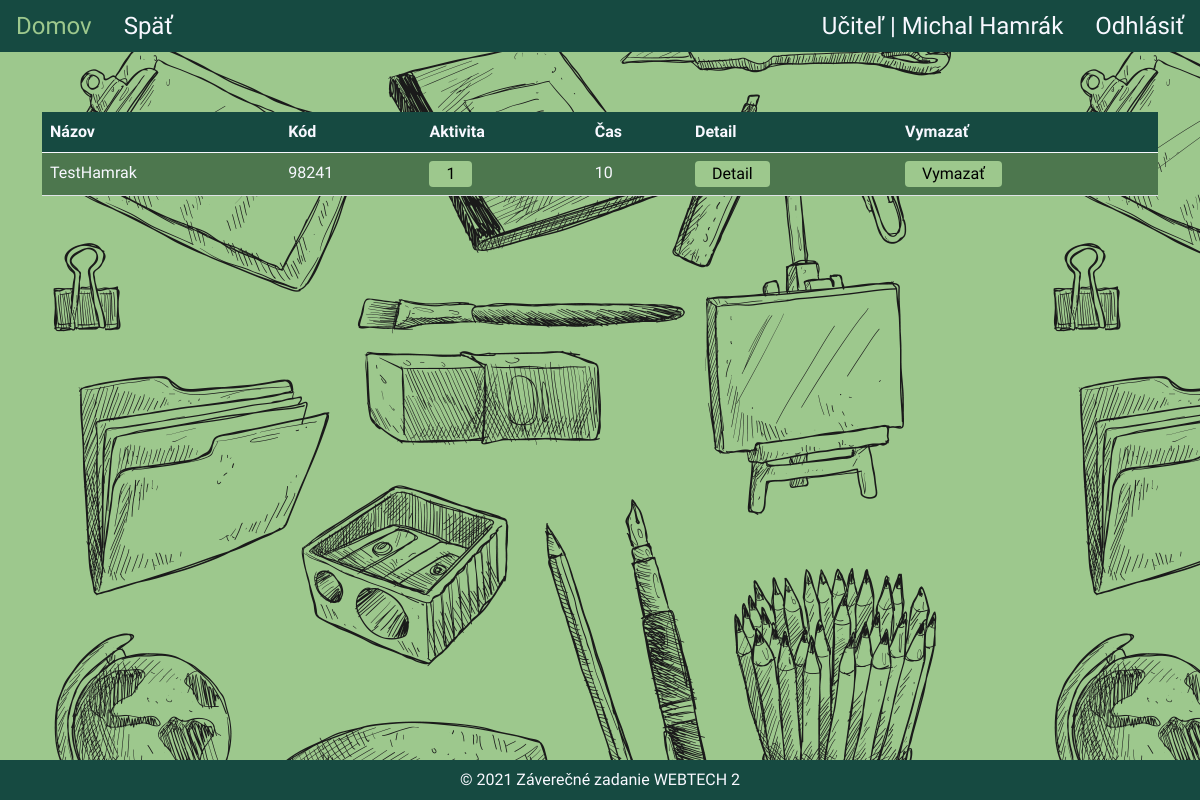
The app's page /tests.php (signed in), older data.
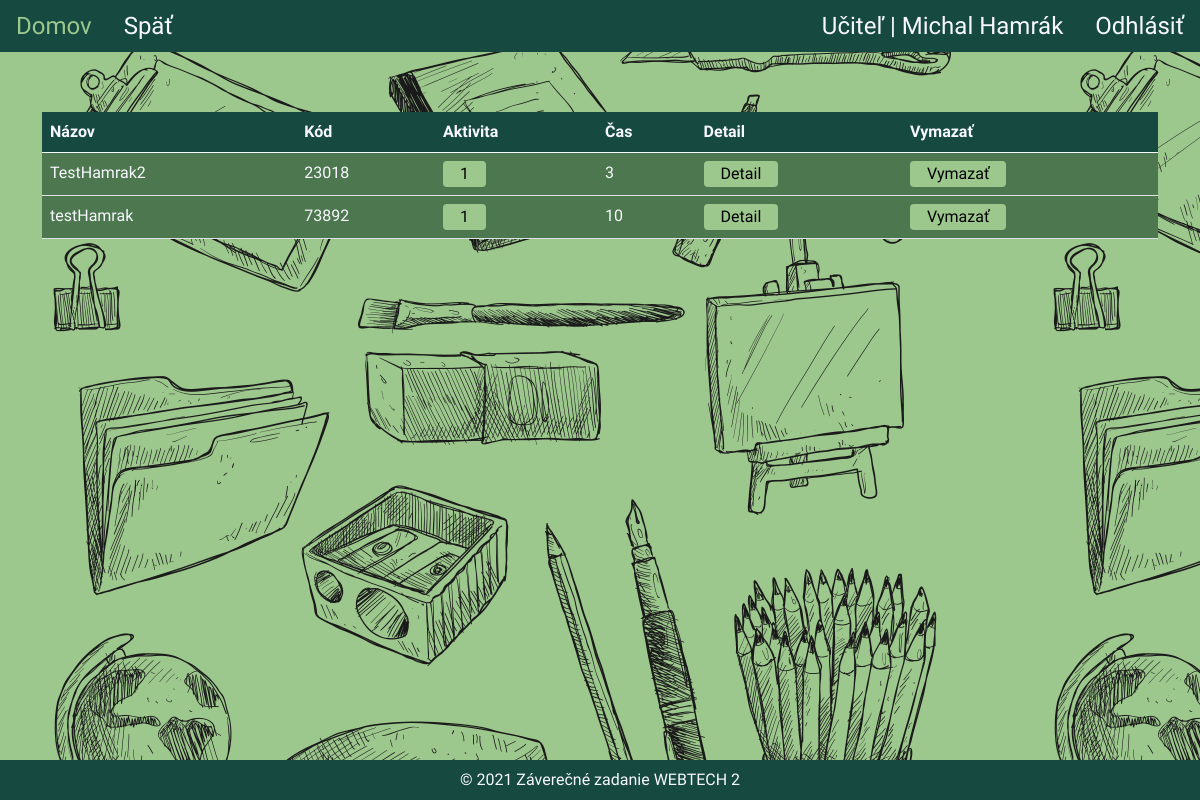
The same page, newer data.
### tables this page shows
CREATE TABLE `tests` (
  `id` int UNSIGNED NOT NULL,
  `name` varchar(128) NOT NULL,
  `code` int NOT NULL,
  `question_id` varchar(512) DEFAULT NULL,
  `is_active` tinyint(1) DEFAULT NULL,
  `time_limit` int NOT NULL,
  `teacher_id` int NOT NULL
);

### tests.php (the view, shortened to what this page needs)
<?php
require_once "partials/header.php";
$conn = (new Database())->createConnection();
$stmt = $conn->prepare("select * from tests where teacher_id = :teacher_id");
$stmt->bindParam(':teacher_id', $_SESSION['teacher_id']);
$stmt->execute();
$rs = $stmt->fetchAll();
echo getHead('Testy');
echo getHeaderTeacher($_SESSION['name'], $_SESSION['surname'], $_SESSION["loginType"]);?>
<div class="container">
    <div class="row">
        <div class="col-md-12 table-responsive">
            <table class="table" id="tableTest">
                <thead>
                <tr>
                    <td>Názov</td>
                    <td>Kód</td>
                    <td>Aktivita</td>
                    <td>Čas</td>
                    <td>Detail</td>
                    <td>Vymazať</td>
                </tr>
                </thead>
                <tbody>
                <?php
                foreach ($rs as $row) { ?>
                    <tr id="<?php echo $row['code']; ?>">
                        <td><?php echo $row['name']; ?></td>
                        <td class="row-data"><?php echo $row['code']; ?></td>
                        <td>
                            <input class="btn btn-login row-data btn-table <?php echo $row['is_active'] == 1 ? 'is-active' : 'is-inactive' ?>"
                                   type="button" onclick="changeActivity()" value="<?php echo $row['is_active']; ?>">
                        </td>
                        <td><?php echo $row['time_limit']; ?></td>
                        <td><a class="btn btn-login btn-table" href="testOverview.php?code=<?php echo $row['code']; ?>">Detail</a> </td>
                        <td><input type="button" class="btn btn-login btn-table" value="Vymazať" onclick="deleteTest()"></td>
                    </tr>
                <?php } ?>
                </tbody>
            </table>
        </div>
    </div>
</div>
<?php echo getFooter();?>

Row changes from the older to the newer data that the page shows:
removed tests: name "TestHamrak", code "98241", is_active "1", time_limit "10"
added tests: name "TestHamrak2", code "23018", is_active "1", time_limit "3"
added tests: name "testHamrak", code "73892", is_active "1", time_limit "10"
